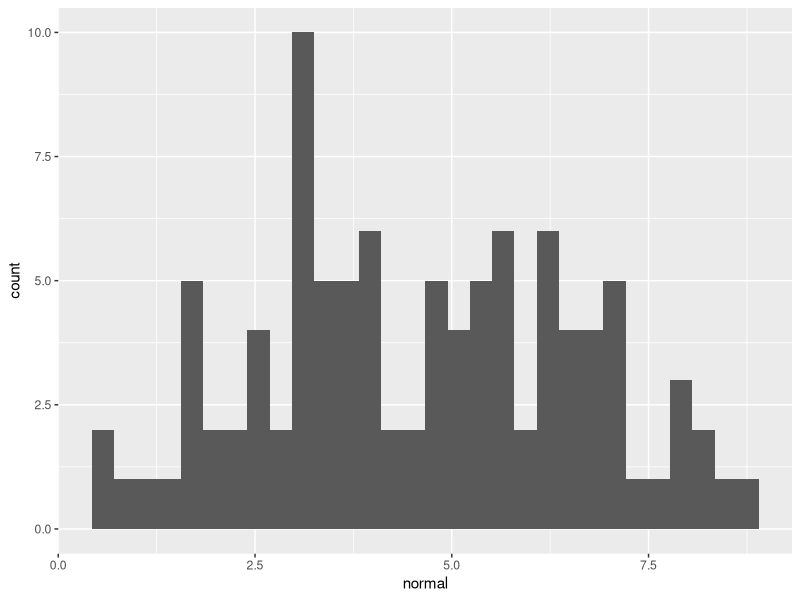

Recreate this plot in R.
## ---- chunk 1
knitr::opts_chunk$set(
  warning = FALSE, # keine Warnungen
  message = FALSE, # keine Nachrichten
  echo = TRUE, # Code wird auch abgebildet
  comment = "#>", # so kann man Kommentare als solche kennzeichnen
  fig.path = "../figures/" # hier werden Bilder gespeichert
)

## ---- chunk 2
library(palmerpenguins)
data("penguins")

## ---- chunk 3

body_mass_g_mean <- mean(penguins$body_mass_g) # Hiermit wird der Mittelwert berechnet. (alle Werte zusammengerechnet / Anzahl der Werte)
body_mass_g_med <- median(penguins$body_mass_g) #das ist die Berechnung des Medians. 
table(penguins$body_mass_g) #hiermit kann man sich anschauen, wie häufig jeder Wert vorkommt (was der Modus ist)
body_mass_g_sd <- sd(penguins$body_mass_g) #Standardabweichung
body_mass_g_var <- var(penguins$body_mass_g) # Varianz
body_mass_g_range <- range(penguins$body_mass_g) # kleinster und größter Wert

## Aufgabe: Andere Variablen ebenso erkunden. Unklar welche? Schaut euch die Tabelle penguins mit View() an und entscheidet, welche sich eignen würden. 
## ---- chunk 4

# Funktion schreiben
getmode <- function(v) { # die Funktion heißt getmode und wird auf einen Vektor v angewendet
   uniqv <- unique(v) # die einzelnen Werte des Vektors (ohne Dopplungen) werden in einem Vektor uniqv gesammelt 
   uniqv[which.max(tabulate(match(v, uniqv)))] # welcher maximale Wert entsteht, wenn ich zähle, wie häufig die Werte von uniqv in v vorkommen (das ist der Modus)
}

mod_body_mass_g <- getmode(penguins$body_mass_g) # Modus 

## ---- chunk 5
normal <- rnorm(100, 
                mean=5, 
                sd=2)
## ---- chunk 6
library(ggplot2)
ggplot()+
  geom_histogram(aes(x = normal))
